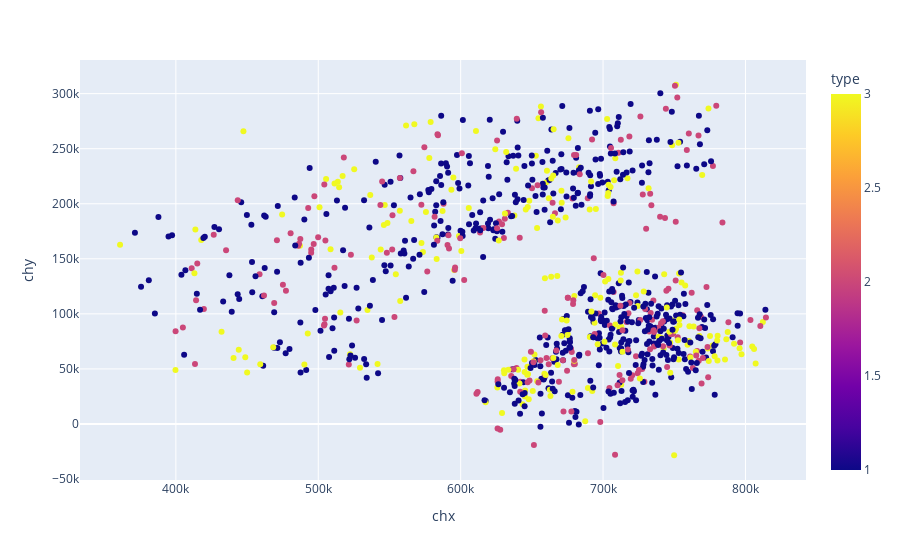

The cell this chart's notebook holds for it:
### Code cell
fig = px.scatter(spatial_freq_2, x="chx", y="chy", color='type', custom_data=['ID'])
fig.update_traces(
    hovertemplate="<br>".join([
        "X: %{x}",
        "Y: %{y}",
        "ID: %{customdata[0]}",
    ])
)
#fig.update_layout(hovermode="ID")
fig.show()

### Figure 1 — Plotly figure (JSON) as saved in the notebook; plotly's stock layout.template omitted (floating-point values rounded to 4 significant figures; data arrays with more than 128 entries replaced by an {"elided": "..."} marker saying what was removed)
{"data": [{"customdata": {"elided": "958x1 float values"}, "hovertemplate": "X: %{x}<br>Y: %{y}<br>ID: %{customdata[0]}", "legendgroup": "", "marker": {"color": {"elided": "958 int values"}, "coloraxis": "coloraxis", "symbol": "circle"}, "mode": "markers", "name": "", "orientation": "v", "showlegend": false, "type": "scatter", "x": {"elided": "958 float values"}, "xaxis": "x", "y": {"elided": "958 float values"}, "yaxis": "y"}], "layout": {"coloraxis": {"colorbar": {"title": {"text": "type"}}, "colorscale": [[0, "#0d0887"], [0.1111, "#46039f"], [0.2222, "#7201a8"], [0.3333, "#9c179e"], [0.4444, "#bd3786"], [0.5556, "#d8576b"], [0.6667, "#ed7953"], [0.7778, "#fb9f3a"], [0.8889, "#fdca26"], [1, "#f0f921"]]}, "legend": {"tracegroupgap": 0}, "margin": {"t": 60}, "xaxis": {"anchor": "y", "domain": [0, 1], "title": {"text": "chx"}}, "yaxis": {"anchor": "x", "domain": [0, 1], "title": {"text": "chy"}}}}
